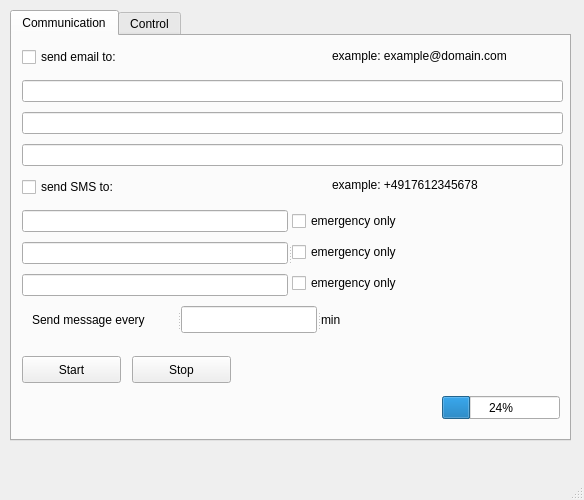
<?xml version="1.0" encoding="UTF-8"?>
<ui version="4.0">
 <class>MainWindow</class>
 <widget class="QMainWindow" name="MainWindow">
  <property name="geometry">
   <rect>
    <x>0</x>
    <y>0</y>
    <width>584</width>
    <height>500</height>
   </rect>
  </property>
  <property name="windowTitle">
   <string>MainWindow</string>
  </property>
  <widget class="QWidget" name="centralwidget">
   <widget class="QTabWidget" name="tabWidget">
    <property name="geometry">
     <rect>
      <x>10</x>
      <y>10</y>
      <width>561</width>
      <height>431</height>
     </rect>
    </property>
    <property name="currentIndex">
     <number>0</number>
    </property>
    <widget class="QWidget" name="tab">
     <attribute name="title">
      <string>Communication</string>
     </attribute>
     <widget class="QCheckBox" name="send_email_to_chb">
      <property name="geometry">
       <rect>
        <x>10</x>
        <y>10</y>
        <width>221</width>
        <height>22</height>
       </rect>
      </property>
      <property name="text">
       <string>send email to:</string>
      </property>
     </widget>
     <widget class="QCheckBox" name="send_sms_to_chb">
      <property name="geometry">
       <rect>
        <x>10</x>
        <y>140</y>
        <width>121</width>
        <height>22</height>
       </rect>
      </property>
      <property name="text">
       <string>send SMS to:</string>
      </property>
     </widget>
     <widget class="QPushButton" name="stop_pb">
      <property name="geometry">
       <rect>
        <x>120</x>
        <y>320</y>
        <width>99</width>
        <height>27</height>
       </rect>
      </property>
      <property name="text">
       <string>Stop</string>
      </property>
     </widget>
     <widget class="QPushButton" name="start_pb">
      <property name="geometry">
       <rect>
        <x>10</x>
        <y>320</y>
        <width>99</width>
        <height>27</height>
       </rect>
      </property>
      <property name="text">
       <string>Start</string>
      </property>
     </widget>
     <widget class="QWidget" name="layoutWidget">
      <property name="geometry">
       <rect>
        <x>10</x>
        <y>40</y>
        <width>541</width>
        <height>95</height>
       </rect>
      </property>
      <layout class="QVBoxLayout" name="verticalLayout_4">
       <item>
        <widget class="QLineEdit" name="email_1"/>
       </item>
       <item>
        <widget class="QLineEdit" name="email_2"/>
       </item>
       <item>
        <widget class="QLineEdit" name="email_3"/>
       </item>
      </layout>
     </widget>
     <widget class="QSplitter" name="splitter_10">
      <property name="geometry">
       <rect>
        <x>10</x>
        <y>170</y>
        <width>541</width>
        <height>95</height>
       </rect>
      </property>
      <property name="orientation">
       <enum>Qt::Horizontal</enum>
      </property>
      <widget class="QWidget" name="layoutWidget">
       <layout class="QVBoxLayout" name="verticalLayout_5">
        <item>
         <widget class="QLineEdit" name="sms_1">
          <property name="inputMask">
           <string/>
          </property>
          <property name="text">
           <string/>
          </property>
         </widget>
        </item>
        <item>
         <widget class="QLineEdit" name="sms_2"/>
        </item>
        <item>
         <widget class="QLineEdit" name="sms_3"/>
        </item>
       </layout>
      </widget>
      <widget class="QWidget" name="layoutWidget">
       <layout class="QVBoxLayout" name="verticalLayout_6">
        <item>
         <widget class="QCheckBox" name="em_only_chb">
          <property name="text">
           <string>emergency only</string>
          </property>
         </widget>
        </item>
        <item>
         <widget class="QCheckBox" name="em_only_chb_2">
          <property name="text">
           <string>emergency only</string>
          </property>
         </widget>
        </item>
        <item>
         <widget class="QCheckBox" name="em_only_chb_3">
          <property name="text">
           <string>emergency only</string>
          </property>
         </widget>
        </item>
       </layout>
      </widget>
     </widget>
     <widget class="QSplitter" name="splitter_11">
      <property name="geometry">
       <rect>
        <x>20</x>
        <y>270</y>
        <width>314</width>
        <height>27</height>
       </rect>
      </property>
      <property name="orientation">
       <enum>Qt::Horizontal</enum>
      </property>
      <widget class="QLabel" name="label">
       <property name="text">
        <string>Send message every </string>
       </property>
      </widget>
      <widget class="QLineEdit" name="period">
       <property name="enabled">
        <bool>true</bool>
       </property>
       <property name="text">
        <string/>
       </property>
      </widget>
      <widget class="QLabel" name="label_2">
       <property name="text">
        <string>min</string>
       </property>
      </widget>
     </widget>
     <widget class="QWidget" name="layoutWidget">
      <property name="geometry">
       <rect>
        <x>230</x>
        <y>300</y>
        <width>321</width>
        <height>42</height>
       </rect>
      </property>
      <layout class="QVBoxLayout" name="verticalLayout_7">
       <item>
        <widget class="QLabel" name="last_mail_l">
         <property name="text">
          <string/>
         </property>
        </widget>
       </item>
       <item>
        <widget class="QLabel" name="nex_mail_l">
         <property name="text">
          <string/>
         </property>
        </widget>
       </item>
      </layout>
     </widget>
     <widget class="QLabel" name="label_13">
      <property name="geometry">
       <rect>
        <x>320</x>
        <y>10</y>
        <width>221</width>
        <height>20</height>
       </rect>
      </property>
      <property name="text">
       <string>example: example@domain.com</string>
      </property>
     </widget>
     <widget class="QLabel" name="label_14">
      <property name="geometry">
       <rect>
        <x>320</x>
        <y>140</y>
        <width>191</width>
        <height>17</height>
       </rect>
      </property>
      <property name="text">
       <string>example: +4917612345678</string>
      </property>
     </widget>
     <widget class="QProgressBar" name="upload_progress">
      <property name="geometry">
       <rect>
        <x>430</x>
        <y>360</y>
        <width>118</width>
        <height>23</height>
       </rect>
      </property>
      <property name="value">
       <number>24</number>
      </property>
     </widget>
    </widget>
    <widget class="QWidget" name="control">
     <attribute name="title">
      <string>Control</string>
     </attribute>
     <widget class="QLabel" name="label_3">
      <property name="geometry">
       <rect>
        <x>70</x>
        <y>10</y>
        <width>111</width>
        <height>20</height>
       </rect>
      </property>
      <property name="text">
       <string>Tango attribute</string>
      </property>
     </widget>
     <widget class="QLabel" name="label_4">
      <property name="geometry">
       <rect>
        <x>380</x>
        <y>10</y>
        <width>41</width>
        <height>17</height>
       </rect>
      </property>
      <property name="text">
       <string>Limit</string>
      </property>
     </widget>
     <widget class="QCheckBox" name="screenshot_chb">
      <property name="geometry">
       <rect>
        <x>40</x>
        <y>320</y>
        <width>301</width>
        <height>22</height>
       </rect>
      </property>
      <property name="text">
       <string>Attach screenshot to email</string>
      </property>
     </widget>
     <widget class="QSplitter" name="splitter">
      <property name="geometry">
       <rect>
        <x>40</x>
        <y>40</y>
        <width>191</width>
        <height>201</height>
       </rect>
      </property>
      <property name="orientation">
       <enum>Qt::Vertical</enum>
      </property>
      <property name="handleWidth">
       <number>10</number>
      </property>
      <widget class="QLineEdit" name="tango_attribute_0"/>
      <widget class="QLineEdit" name="tango_attribute_1"/>
      <widget class="QLineEdit" name="tango_attribute_2"/>
      <widget class="QLineEdit" name="tango_attribute_3"/>
      <widget class="QLineEdit" name="tango_attribute_4"/>
      <widget class="QLineEdit" name="tango_attribute_5"/>
     </widget>
     <widget class="QSplitter" name="splitter_3">
      <property name="geometry">
       <rect>
        <x>40</x>
        <y>250</y>
        <width>191</width>
        <height>61</height>
       </rect>
      </property>
      <property name="orientation">
       <enum>Qt::Vertical</enum>
      </property>
      <widget class="QLineEdit" name="tango_attribute_7"/>
      <widget class="QLineEdit" name="tango_attribute_8"/>
     </widget>
     <widget class="QSplitter" name="splitter_4">
      <property name="geometry">
       <rect>
        <x>370</x>
        <y>250</y>
        <width>111</width>
        <height>71</height>
       </rect>
      </property>
      <property name="orientation">
       <enum>Qt::Vertical</enum>
      </property>
      <widget class="QCheckBox" name="OnOff_chb_7">
       <property name="text">
        <string>is it On?</string>
       </property>
      </widget>
      <widget class="QCheckBox" name="OnOff_chb_8">
       <property name="text">
        <string>is it On?</string>
       </property>
      </widget>
     </widget>
     <widget class="QLabel" name="label_5">
      <property name="geometry">
       <rect>
        <x>240</x>
        <y>10</y>
        <width>41</width>
        <height>17</height>
       </rect>
      </property>
      <property name="text">
       <string>Value</string>
      </property>
     </widget>
     <widget class="QLabel" name="label_12">
      <property name="geometry">
       <rect>
        <x>10</x>
        <y>10</y>
        <width>21</width>
        <height>20</height>
       </rect>
      </property>
      <property name="text">
       <string>Em</string>
      </property>
     </widget>
     <widget class="QWidget" name="layoutWidget">
      <property name="geometry">
       <rect>
        <x>240</x>
        <y>40</y>
        <width>121</width>
        <height>201</height>
       </rect>
      </property>
      <layout class="QVBoxLayout" name="verticalLayout">
       <item>
        <widget class="QLabel" name="value_label_0">
         <property name="text">
          <string>TextLabel</string>
         </property>
        </widget>
       </item>
       <item>
        <widget class="QLabel" name="value_label_1">
         <property name="text">
          <string>TextLabel</string>
         </property>
        </widget>
       </item>
       <item>
        <widget class="QLabel" name="value_label_2">
         <property name="text">
          <string>TextLabel</string>
         </property>
        </widget>
       </item>
       <item>
        <widget class="QLabel" name="value_label_3">
         <property name="text">
          <string>TextLabel</string>
         </property>
        </widget>
       </item>
       <item>
        <widget class="QLabel" name="value_label_4">
         <property name="text">
          <string>TextLabel</string>
         </property>
        </widget>
       </item>
       <item>
        <widget class="QLabel" name="value_label_5">
         <property name="text">
          <string>TextLabel</string>
         </property>
        </widget>
       </item>
      </layout>
     </widget>
     <widget class="QWidget" name="layoutWidget">
      <property name="geometry">
       <rect>
        <x>10</x>
        <y>40</y>
        <width>22</width>
        <height>281</height>
       </rect>
      </property>
      <layout class="QVBoxLayout" name="verticalLayout_3">
       <item>
        <widget class="QCheckBox" name="checkBox_0">
         <property name="text">
          <string/>
         </property>
        </widget>
       </item>
       <item>
        <widget class="QCheckBox" name="checkBox_1">
         <property name="text">
          <string/>
         </property>
        </widget>
       </item>
       <item>
        <widget class="QCheckBox" name="checkBox_2">
         <property name="text">
          <string/>
         </property>
        </widget>
       </item>
       <item>
        <widget class="QCheckBox" name="checkBox_3">
         <property name="text">
          <string/>
         </property>
        </widget>
       </item>
       <item>
        <widget class="QCheckBox" name="checkBox_5">
         <property name="text">
          <string/>
         </property>
        </widget>
       </item>
       <item>
        <widget class="QCheckBox" name="checkBox_6">
         <property name="text">
          <string/>
         </property>
        </widget>
       </item>
       <item>
        <widget class="QCheckBox" name="checkBox_7">
         <property name="text">
          <string/>
         </property>
        </widget>
       </item>
       <item>
        <widget class="QCheckBox" name="checkBox_8">
         <property name="text">
          <string/>
         </property>
        </widget>
       </item>
      </layout>
     </widget>
     <widget class="QWidget" name="layoutWidget">
      <property name="geometry">
       <rect>
        <x>240</x>
        <y>240</y>
        <width>121</width>
        <height>71</height>
       </rect>
      </property>
      <layout class="QVBoxLayout" name="verticalLayout_8" stretch="0,0">
       <item>
        <widget class="QLabel" name="OnOff_L_7">
         <property name="text">
          <string>TextLabel</string>
         </property>
        </widget>
       </item>
       <item>
        <widget class="QLabel" name="OnOff_L_8">
         <property name="text">
          <string>TextLabel</string>
         </property>
        </widget>
       </item>
      </layout>
     </widget>
     <widget class="QWidget" name="layoutWidget">
      <property name="geometry">
       <rect>
        <x>370</x>
        <y>40</y>
        <width>61</width>
        <height>194</height>
       </rect>
      </property>
      <layout class="QVBoxLayout" name="verticalLayout_2">
       <item>
        <widget class="QSpinBox" name="value_coef_0">
         <property name="minimum">
          <number>1</number>
         </property>
         <property name="maximum">
          <number>9</number>
         </property>
        </widget>
       </item>
       <item>
        <widget class="QSpinBox" name="value_coef_1">
         <property name="minimum">
          <number>1</number>
         </property>
         <property name="maximum">
          <number>9</number>
         </property>
        </widget>
       </item>
       <item>
        <widget class="QSpinBox" name="value_coef_2">
         <property name="minimum">
          <number>1</number>
         </property>
         <property name="maximum">
          <number>9</number>
         </property>
        </widget>
       </item>
       <item>
        <widget class="QSpinBox" name="value_coef_3">
         <property name="minimum">
          <number>1</number>
         </property>
         <property name="maximum">
          <number>9</number>
         </property>
        </widget>
       </item>
       <item>
        <widget class="QSpinBox" name="value_coef_4">
         <property name="minimum">
          <number>1</number>
         </property>
         <property name="maximum">
          <number>9</number>
         </property>
        </widget>
       </item>
       <item>
        <widget class="QSpinBox" name="value_coef_5">
         <property name="minimum">
          <number>1</number>
         </property>
         <property name="maximum">
          <number>9</number>
         </property>
        </widget>
       </item>
      </layout>
     </widget>
     <widget class="QWidget" name="layoutWidget">
      <property name="geometry">
       <rect>
        <x>490</x>
        <y>40</y>
        <width>61</width>
        <height>194</height>
       </rect>
      </property>
      <layout class="QVBoxLayout" name="verticalLayout_9">
       <item>
        <widget class="QSpinBox" name="value_power_0">
         <property name="minimum">
          <number>-15</number>
         </property>
         <property name="maximum">
          <number>20</number>
         </property>
        </widget>
       </item>
       <item>
        <widget class="QSpinBox" name="value_power_1">
         <property name="minimum">
          <number>-15</number>
         </property>
         <property name="maximum">
          <number>20</number>
         </property>
        </widget>
       </item>
       <item>
        <widget class="QSpinBox" name="value_power_2">
         <property name="minimum">
          <number>-15</number>
         </property>
         <property name="maximum">
          <number>20</number>
         </property>
        </widget>
       </item>
       <item>
        <widget class="QSpinBox" name="value_power_3">
         <property name="minimum">
          <number>-15</number>
         </property>
         <property name="maximum">
          <number>20</number>
         </property>
        </widget>
       </item>
       <item>
        <widget class="QSpinBox" name="value_power_4">
         <property name="minimum">
          <number>-15</number>
         </property>
         <property name="maximum">
          <number>20</number>
         </property>
        </widget>
       </item>
       <item>
        <widget class="QSpinBox" name="value_power_5">
         <property name="minimum">
          <number>-15</number>
         </property>
         <property name="maximum">
          <number>20</number>
         </property>
        </widget>
       </item>
      </layout>
     </widget>
     <widget class="QWidget" name="layoutWidget">
      <property name="geometry">
       <rect>
        <x>445</x>
        <y>40</y>
        <width>41</width>
        <height>191</height>
       </rect>
      </property>
      <layout class="QVBoxLayout" name="verticalLayout_10">
       <item>
        <widget class="QLabel" name="label_6">
         <property name="text">
          <string>x10^</string>
         </property>
        </widget>
       </item>
       <item>
        <widget class="QLabel" name="label_7">
         <property name="text">
          <string>x10^</string>
         </property>
        </widget>
       </item>
       <item>
        <widget class="QLabel" name="label_8">
         <property name="text">
          <string>x10^</string>
         </property>
        </widget>
       </item>
       <item>
        <widget class="QLabel" name="label_9">
         <property name="text">
          <string>x10^</string>
         </property>
        </widget>
       </item>
       <item>
        <widget class="QLabel" name="label_10">
         <property name="text">
          <string>x10^</string>
         </property>
        </widget>
       </item>
       <item>
        <widget class="QLabel" name="label_11">
         <property name="text">
          <string>x10^</string>
         </property>
        </widget>
       </item>
      </layout>
     </widget>
     <widget class="QCheckBox" name="screenshot_chb_2">
      <property name="geometry">
       <rect>
        <x>40</x>
        <y>340</y>
        <width>211</width>
        <height>22</height>
       </rect>
      </property>
      <property name="text">
       <string>Attach screenshot to email</string>
      </property>
     </widget>
    </widget>
   </widget>
  </widget>
  <widget class="QMenuBar" name="menubar">
   <property name="geometry">
    <rect>
     <x>0</x>
     <y>0</y>
     <width>584</width>
     <height>25</height>
    </rect>
   </property>
  </widget>
  <widget class="QStatusBar" name="statusbar"/>
 </widget>
 <resources/>
 <connections/>
</ui>
